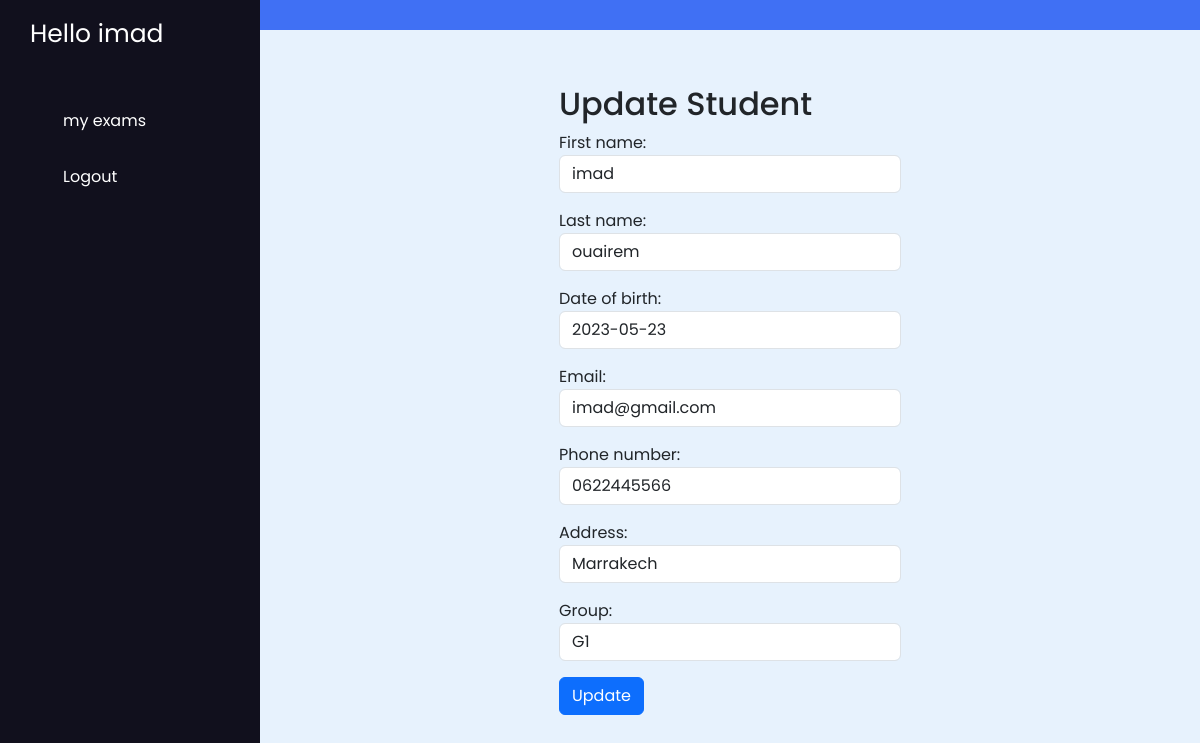
Screenshot of /update_student/1 (signed in) with the database file from the repository.
### exam_app/models.py (models this page shows, shortened)
class Student(models.Model):
    first_name = models.CharField(max_length=100)
    last_name = models.CharField(max_length=100)
    date_of_birth = models.DateField()
    email = models.EmailField()
    phone_number = models.CharField(max_length=20)
    address = models.CharField(max_length=255)
    group = models.ForeignKey(Group, on_delete=models.CASCADE, null=True)

### exam_app/views.py (the view)
# urls.py: path('update_student/<int:id>', updateStudentView, name="update_student"),
def updateStudentView(request, id):
    student = get_object_or_404(Student, id=id)
    if request.method == "POST":
        form = UpdateStudentForm(request.POST, instance=student)
        if form.is_valid():
            form.save()
            return redirect("list_students")
    else:
        form = UpdateStudentForm(instance=student)
    return render(request, "update_student.html", {"form": form})

### exam_app/forms.py
class UpdateStudentForm(forms.ModelForm):
    class Meta:
        model = Student
        fields = ['first_name', 'last_name', 'date_of_birth', 'email', 'phone_number', 'address', 'group']
    def __init__(self, *args, **kwargs):
        super().__init__(*args, **kwargs)
        for visible in self.visible_fields():
            visible.field.widget.attrs['class'] = 'form-control mn-2'

### exam_app/models.py (called while the page is built)
    def __str__(self):
        return f"{self.name}"

### exam_app/templates/update_student.html (shortened to what this page needs)
{% extends "base.html" %}
{% block content %}
  <form method="POST" >
    <h2>Update Student</h2>
    {{ form.as_p }}
    <button class="btn btn-primary" type="submit">Update</button>
  </form>
{% endblock content %}

### exam_app/templates/base.html (shortened to what this page needs)
{% load static %}
<!DOCTYPE html>
<html lang="en">
  <head>
    <link href="https://cdn.jsdelivr.net/npm/bootstrap@5.3.0-alpha3/dist/css/bootstrap.min.css" rel="stylesheet">
    <link rel="stylesheet" href="{% static 'css/style.css' %}" />
  </head>
  <body>
    <nav class="sidebar">
      <a href="#" class="logo">Hello {{ request.user }}</a>
      <div class="menu-content">
        <ul class="menu-items">
          {% if request.user.is_active and not request.user.is_superuser %}
          <li class="item">
            <a href="{% url 'index' %}">my exams</a>
          </li>
          {% endif %}
          {% if request.user.is_authenticated %}
          <li class="item">
            <a href="{% url 'logout' %}">Logout</a>
          </li>
          {% endif %}
        </ul>
      </div>
    </nav>
    <nav class="navbar">
    </nav>
    <main class="main">
    {% block content %}
    {% endblock content %}
    </main>
  </body>
</html>

### exam_app/static/css/style.css (style rules this page uses)
* { margin: 0; padding: 0; box-sizing: border-box; font-family: "Poppins", sans-serif; }
.sidebar { position: fixed; height: 100%; width: 260px; background: #11101d; padding: 15px; z-index: 99; }
.logo { font-size: 25px; padding: 0 15px; }
.sidebar a { color: #fff; text-decoration: none; }
.menu-content { position: relative; height: 100%; width: 100%; margin-top: 40px; overflow-y: scroll; }
.menu-items { height: 100%; width: 100%; list-style: none; transition: all 0.4s ease; }
.item a, .submenu-item { padding: 16px; display: inline-block; width: 100%; border-radius: 12px; }
.navbar, .main { left: 260px; width: calc(100% - 260px); transition: all 0.5s ease; z-index: 1000; }
.navbar { position: fixed; color: #fff; padding: 15px 20px; font-size: 25px; background: #4070f4; cursor: pointer; }
.main { position: relative; display: flex; align-items: center; justify-content: center; height: 100vh; z-index: 100; background: #e7f2fd; }

### rows the page displays
Student: first_name "imad", last_name "ouairem", date_of_birth "2023-05-23", email "imad@gmail.com", phone_number "0622445566", address "Marrakech", group "G1"

### other values shown
{{ request.user }} "imad"
